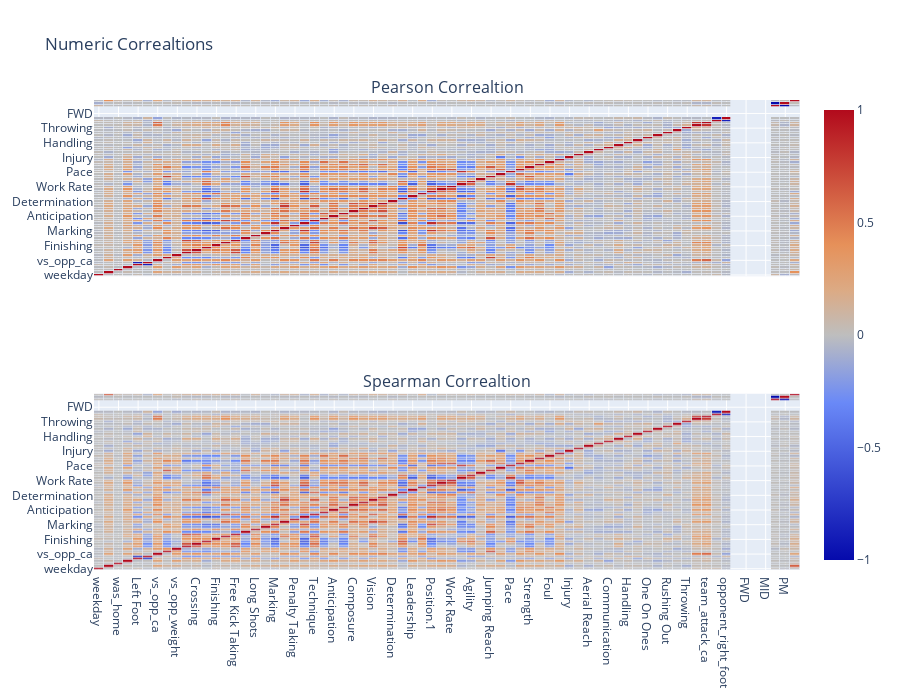

The notebook cell this image was saved under:
### Code cell
# correlation for midfielders
plotNumericCorrelations(X_train, y_train, 'MID')

### Figure 1 — Plotly figure (JSON) as saved in the notebook; plotly's stock layout.template omitted (floating-point values rounded to 4 significant figures; data arrays with more than 128 entries replaced by an {"elided": "..."} marker saying what was removed)
{"data": [{"colorscale": [[1, "rgb(165,0,38)"], [0.8889, "rgb(215,48,39)"], [0.7778, "rgb(244,109,67)"], [0.6667, "rgb(253,174,97)"], [0.5556, "rgb(254,224,144)"], [0.4444, "rgb(224,243,248)"], [0.3333, "rgb(171,217,233)"], [0.2222, "rgb(116,173,209)"], [0.1111, "rgb(69,117,180)"], [0, "rgb(49,54,149)"]], "name": "pearson", "showscale": false, "type": "heatmap", "x": ["weekday", "minutes", "was_home", "Age", "Left Foot", "Right Foot", "vs_opp_ca", "vs_opp_height", "vs_opp_weight", "Corners", "Crossing", "Dribbling", "Finishing", "First Touch", "Free Kick Taking", "Heading", "Long Shots", "Long Throws", "Marking", "Passing", "Penalty Taking", "Tackling", "Technique", "Aggressiion", "Anticipation", "Bravery", "Composure", "Concentration", "Vision", "Decision", "Determination", "Flair", "Leadership", "Off The Ball", "Position.1", "Teamwork", "Work Rate", "Acceleration", "Agility", "Balance", "Jumping Reach", "Natural Fitness", "Pace", "Stamina", "Strength", "Stability", "Foul", "Contest performance", "Injury", "diversity", "Aerial Reach", "Command Of Area", "Communication", "Eccentricity", "Handling", "Kicking", "One On Ones", "Reflexes", "Rushing Out", "Punching", "Throwing", "team_defence_ca", "team_attack_ca", "opponent_left_foot", "opponent_right_foot", "DEF", "FWD", "GK", "MID", "AM", "PM", "total_points"], "xaxis": "x", "xgap": 0.7, "y": ["weekday", "minutes", "was_home", "Age", "Left Foot", "Right Foot", "vs_opp_ca", "vs_opp_height", "vs_opp_weight", "Corners", "Crossing", "Dribbling", "Finishing", "First Touch", "Free Kick Taking", "Heading", "Long Shots", "Long Throws", "Marking", "Passing", "Penalty Taking", "Tackling", "Technique", "Aggressiion", "Anticipation", "Bravery", "Composure", "Concentration", "Vision", "Decision", "Determination", "Flair", "Leadership", "Off The Ball", "Position.1", "Teamwork", "Work Rate", "Acceleration", "Agility", "Balance", "Jumping Reach", "Natural Fitness", "Pace", "Stamina", "Strength", "Stability", "Foul", "Contest performance", "Injury", "diversity", "Aerial Reach", "Command Of Area", "Communication", "Eccentricity", "Handling", "Kicking", "One On Ones", "Reflexes", "Rushing Out", "Punching", "Throwing", "team_defence_ca", "team_attack_ca", "opponent_left_foot", "opponent_right_foot", "DEF", "FWD", "GK", "MID", "AM", "PM", "total_points"], "yaxis": "y", "ygap": 0.7, "z": {"elided": "72x72 float values"}}, {"colorscale": [[1, "rgb(165,0,38)"], [0.8889, "rgb(215,48,39)"], [0.7778, "rgb(244,109,67)"], [0.6667, "rgb(253,174,97)"], [0.5556, "rgb(254,224,144)"], [0.4444, "rgb(224,243,248)"], [0.3333, "rgb(171,217,233)"], [0.2222, "rgb(116,173,209)"], [0.1111, "rgb(69,117,180)"], [0, "rgb(49,54,149)"]], "type": "heatmap", "x": ["weekday", "minutes", "was_home", "Age", "Left Foot", "Right Foot", "vs_opp_ca", "vs_opp_height", "vs_opp_weight", "Corners", "Crossing", "Dribbling", "Finishing", "First Touch", "Free Kick Taking", "Heading", "Long Shots", "Long Throws", "Marking", "Passing", "Penalty Taking", "Tackling", "Technique", "Aggressiion", "Anticipation", "Bravery", "Composure", "Concentration", "Vision", "Decision", "Determination", "Flair", "Leadership", "Off The Ball", "Position.1", "Teamwork", "Work Rate", "Acceleration", "Agility", "Balance", "Jumping Reach", "Natural Fitness", "Pace", "Stamina", "Strength", "Stability", "Foul", "Contest performance", "Injury", "diversity", "Aerial Reach", "Command Of Area", "Communication", "Eccentricity", "Handling", "Kicking", "One On Ones", "Reflexes", "Rushing Out", "Punching", "Throwing", "team_defence_ca", "team_attack_ca", "opponent_left_foot", "opponent_right_foot", "DEF", "FWD", "GK", "MID", "AM", "PM", "total_points"], "xaxis": "x2", "xgap": 0.7, "y": ["weekday", "minutes", "was_home", "Age", "Left Foot", "Right Foot", "vs_opp_ca", "vs_opp_height", "vs_opp_weight", "Corners", "Crossing", "Dribbling", "Finishing", "First Touch", "Free Kick Taking", "Heading", "Long Shots", "Long Throws", "Marking", "Passing", "Penalty Taking", "Tackling", "Technique", "Aggressiion", "Anticipation", "Bravery", "Composure", "Concentration", "Vision", "Decision", "Determination", "Flair", "Leadership", "Off The Ball", "Position.1", "Teamwork", "Work Rate", "Acceleration", "Agility", "Balance", "Jumping Reach", "Natural Fitness", "Pace", "Stamina", "Strength", "Stability", "Foul", "Contest performance", "Injury", "diversity", "Aerial Reach", "Command Of Area", "Communication", "Eccentricity", "Handling", "Kicking", "One On Ones", "Reflexes", "Rushing Out", "Punching", "Throwing", "team_defence_ca", "team_attack_ca", "opponent_left_foot", "opponent_right_foot", "DEF", "FWD", "GK", "MID", "AM", "PM", "total_points"], "yaxis": "y2", "ygap": 0.7, "z": {"elided": "72x72 float values"}}], "layout": {"annotations": [{"font": {"size": 16}, "showarrow": false, "text": "Pearson Correaltion", "x": 0.5, "xanchor": "center", "xref": "paper", "y": 1, "yanchor": "bottom", "yref": "paper"}, {"font": {"size": 16}, "showarrow": false, "text": "Spearman Correaltion", "x": 0.5, "xanchor": "center", "xref": "paper", "y": 0.375, "yanchor": "bottom", "yref": "paper"}], "height": 700, "hoverlabel": {"bgcolor": "white", "font": {"family": "Rockwell", "size": 16}}, "title": {"text": "Numeric Correaltions"}, "width": 900, "xaxis": {"anchor": "y", "domain": [0, 1], "matches": "x2", "showticklabels": false}, "xaxis2": {"anchor": "y2", "domain": [0, 1]}, "yaxis": {"anchor": "x", "domain": [0.625, 1]}, "yaxis2": {"anchor": "x2", "domain": [0, 0.375]}}}
